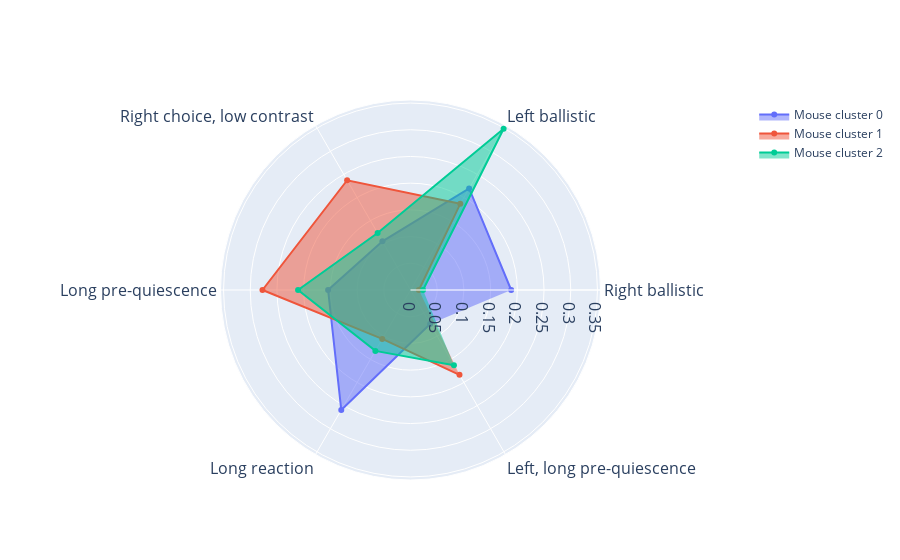

Write notebook code for a chart like this one.
### Code cell
plt.rcParams.update({'font.size': 16})

# plot star plot for comparison 
fig = go.Figure() 
fig.add_trace(go.Scatterpolar( 
      r=pd.Series(mean_cluster_mice.sort_values(by='new_clusters').loc[mean_cluster_mice['mouse_cluster']==0, 'relative_frequency'].values), 
      theta=plt_vars, 
      fill='toself', 
      name='Mouse cluster 0' 
)) 
fig.add_trace(go.Scatterpolar( 
      r=pd.Series(mean_cluster_mice.sort_values(by='new_clusters').loc[mean_cluster_mice['mouse_cluster']==1, 'relative_frequency'].values), 
      theta=plt_vars, 
      fill='toself', 
      name='Mouse cluster 1'
)) 

fig.add_trace(go.Scatterpolar( 
      r=pd.Series(mean_cluster_mice.sort_values(by='new_clusters').loc[mean_cluster_mice['mouse_cluster']==2, 'relative_frequency'].values), 
      theta=plt_vars, 
      fill='toself', 
      name='Mouse cluster 2'
)) 
  
fig.update_layout( 
  polar=dict(
        angularaxis=dict(
            tickfont=dict(size=16)  # Set the font size of the theta labels
        ),
    radialaxis=dict( 
      visible=True,
      tickfont=dict(size=16)
          )), 
  
  showlegend=True
)  #     template = 'plotly_dark', 

# plt.savefig(file_path+'star_plots_mice.svg', format="svg")
fig.write_image(file_path + 'star_plots_mice.svg')

fig.show()

### Figure 1 — Plotly figure (JSON) as saved in the notebook; plotly's stock layout.template omitted (floating-point values rounded to 4 significant figures)
{"data": [{"fill": "toself", "name": "Mouse cluster 0", "r": [0.1885, 0.2195, 0.1051, 0.1543, 0.2592, 0.0734], "theta": ["Right ballistic", "Left ballistic", "Right choice, low contrast", "Long pre-quiescence", "Long reaction", "Left, long pre-quiescence"], "type": "scatterpolar"}, {"fill": "toself", "name": "Mouse cluster 1", "r": [0.01569, 0.1863, 0.2372, 0.2771, 0.1058, 0.1834], "theta": ["Right ballistic", "Left ballistic", "Right choice, low contrast", "Long pre-quiescence", "Long reaction", "Left, long pre-quiescence"], "type": "scatterpolar"}, {"fill": "toself", "name": "Mouse cluster 2", "r": [0.02343, 0.3487, 0.1231, 0.2105, 0.1316, 0.1626], "theta": ["Right ballistic", "Left ballistic", "Right choice, low contrast", "Long pre-quiescence", "Long reaction", "Left, long pre-quiescence"], "type": "scatterpolar"}], "layout": {"polar": {"angularaxis": {"tickfont": {"size": 16}}, "radialaxis": {"tickfont": {"size": 16}, "visible": true}}, "showlegend": true}}
